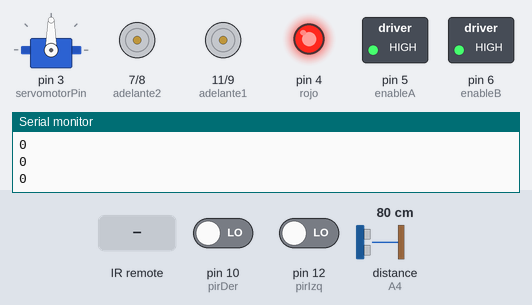
The sketch below on a simulated Arduino Uno, built with avr-gcc and run on an emulated ATmega328P. Parts: servo, motor-driver pin pairs drawn as motors (green arrow = first pin HIGH = forward, orange = second pin HIGH = backward, longer = more drive), switched loads named in the sketch (green lamp = pin HIGH), output pins drawn as LEDs (lit = HIGH), the last lines printed to the serial monitor. The inputs (shaded band) are chosen by the test bench; at power-on: distance to the obstacle (sensor on A4) 80 cm, pin 12 (pirIzq) LOW, pin 10 (pirDer) LOW. The echo pulse lasts 58.3 µs per cm; pins used as bus, display or sensor lines are not drawn.

Above: at 3.2 s.
3.3 s: infrared code 0xBA45FF00 received
At 4.5 s:
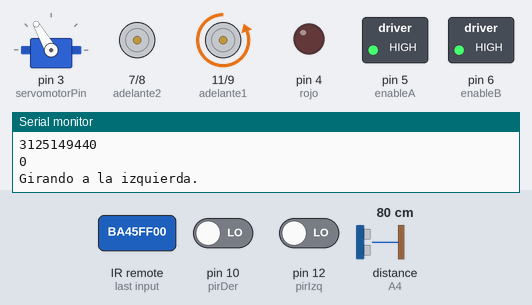
4.8 s: distance to the obstacle (sensor on A4) set to 23 cm
6.3 s: distance to the obstacle (sensor on A4) set to 18 cm
At 7.5 s:
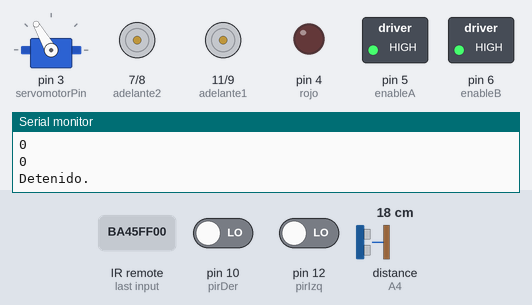
7.8 s: distance to the obstacle (sensor on A4) set to 35 cm
At 8.8 s:
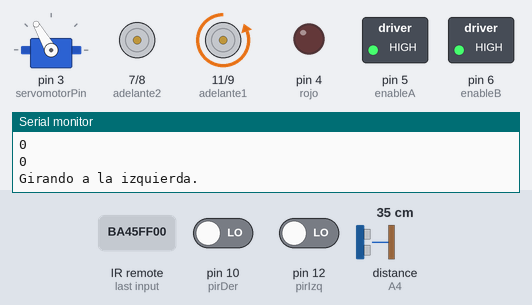
9.4 s: pin 12 (pirIzq) driven HIGH
At 10.4 s:
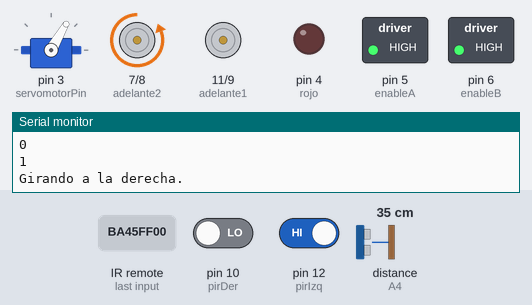
10.9 s: pin 10 (pirDer) driven HIGH
At 12.0 s:
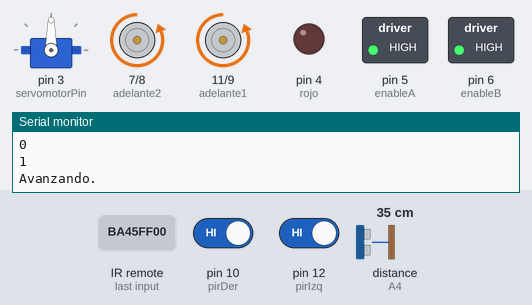
Timing chart, 0 to 13.4 s (numbered marks = the images above; inputs shaded):
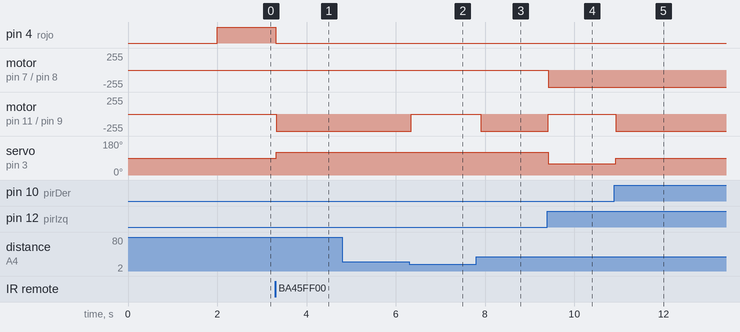

The sketch:

circuito_del_integrador1.ino
```cpp
#include <Servo.h>
#include <IRremote.h>

// Pines de los motores
int enableA = 5;
int enableB = 6;
int adelante1 = 11;
int atras1 = 9;
int adelante2 = 7;
int atras2 = 8;
// Pines del LED
int rojo = 4;
// Pines de los sensores y servo
int sensorIR = 2;  // Pin del receptor IR
int servomotorPin = 3;
int trig = A5;
int echo = A4;
int pirIzq = 12;  // PIR 1
int pirDer = 10;   // PIR 2
//codigo del control
unsigned long button = 0;    // Botón presionado
// Estado de los PIR
int pirState1 = LOW;
int pirState2 = LOW;
// Variables para el modo manual/automático
bool modoManual = true;
Servo servoPing;
// Umbral para el sensor PING
int umbralDistancia = 20;  // Distancia en cm

unsigned long readInfrared()
{
  unsigned long code = 0;
  // Check if we've received a new code
  if (IrReceiver.decode()) {
    // Get the infrared code
    code = IrReceiver.decodedIRData.decodedRawData;
    // Map it to a specific button on the remote
    Serial.println(code);
    button = code;
    // Enable receiving of the next value
    IrReceiver.resume();
  }
  return code;
}

void setup() {
  // Configurar los pines
  pinMode(adelante1, OUTPUT);
  pinMode(atras1, OUTPUT);
  pinMode(adelante2, OUTPUT);
  pinMode(atras2, OUTPUT);
  pinMode(enableA, OUTPUT);
  pinMode(enableB, OUTPUT);
  digitalWrite(enableA, HIGH);
  digitalWrite(enableB, HIGH);

  pinMode(rojo, OUTPUT);

  pinMode(trig, OUTPUT);
  pinMode(echo, INPUT);
  pinMode(pirIzq, INPUT);
  pinMode(pirDer, INPUT);


  servoPing.attach(servomotorPin);
  servoPing.write(90);  // Inicialmente el sensor mira hacia el frente

  Serial.begin(9600);
  IrReceiver.begin(sensorIR);

  // Esperar estabilización de los sensores PIR
  Serial.println("Esperando estabilización de los PIR...");
  delay(2000);
  Serial.println("Sistema listo.");
  digitalWrite(rojo, HIGH);
}

void loop() {
  button = readInfrared();
  delay(10);
  if(button == 3125149440){
    digitalWrite(rojo, LOW);
  }
  Serial.println(button);

  if (button == 3125149440){
    modoManual = !modoManual;
    if(modoManual){
      detener();
      servoPing.write(90);
    }
  }

  if (modoManual) {
      controlarModoManual(button);
  } else {
    modoAutomatico();
  }
}

void controlarModoManual(unsigned long codigo) {
  switch (codigo) {
    case 3208707840:  // Tecla "0" - Parar
      detener();
      break;
    case 3108437760:  // Tecla "1" - Avanzar
      avanzar();
      break;
    case 3927310080:  // Tecla "2" - Retroceder
      retroceder();
      break;
    case 3141861120:  // Tecla "3" - Girar a la izquierda
      girarIzquierda();
      break;
    case 3158572800:  // Tecla "4" - Girar a la derecha
      girarDerecha();
      break;
    default:
      //Serial.println("Tecla no asignada.");
      break;
  }
}

// Funciones para el modo automático
void modoAutomatico() {
  int pirVal1 = digitalRead(pirIzq);
  int pirVal2 = digitalRead(pirDer);
  Serial.println(pirVal1);

  long distancia = medirDistancia();

if (distancia < umbralDistancia) {
  detener();
  delay(300);
} else {
  if (pirVal1 == LOW) {
    girarIzquierda();
    servoPing.write(120);
    delay(1500);
  } else if (pirVal2 == LOW) {
    girarDerecha();
    servoPing.write(60);
    delay(1500);
  } else {
    avanzar();
    servoPing.write(90);
  }
 }
}


// Función para medir la distancia con el sensor PING
long medirDistancia() {
  digitalWrite(trig, LOW);
  delayMicroseconds(2);
  digitalWrite(trig, HIGH);
  delayMicroseconds(10);
  digitalWrite(trig, LOW);

  long duracion = pulseIn(echo, HIGH);
  long distancia = duracion * 0.034 / 2;
  return distancia;
}
// Funciones para controlar el movimiento del robot
void avanzar() {
  digitalWrite(adelante1, LOW);
  digitalWrite(atras1, HIGH);
  digitalWrite(adelante2, LOW);
  digitalWrite(atras2, HIGH);
  Serial.println("Avanzando.");
}
void retroceder() {
  digitalWrite(adelante1, HIGH);
  digitalWrite(atras1, LOW);
  digitalWrite(adelante2, HIGH);
  digitalWrite(atras2, LOW);
  Serial.println("Retrocediendo.");
}
void girarIzquierda() {
  digitalWrite(adelante1, LOW);
  digitalWrite(atras1, HIGH);
  digitalWrite(adelante2, LOW);
  digitalWrite(atras2, LOW);
  Serial.println("Girando a la izquierda.");
}
void girarDerecha() {
  digitalWrite(adelante1, LOW);
  digitalWrite(atras1, LOW);
  digitalWrite(adelante2, LOW);
  digitalWrite(atras2, HIGH);
  Serial.println("Girando a la derecha.");
}
void detener() {
  digitalWrite(adelante1, LOW);
  digitalWrite(atras1, LOW);
  digitalWrite(adelante2, LOW);
  digitalWrite(atras2, LOW);
  Serial.println("Detenido.");
}
void ledRGB(bool red){
  digitalWrite(rojo, red);
}
```

Measured:
- the behaviour switches between 21 and 20 cm on distance to the obstacle (sensor on A4) (found by bisection; images 1 and 2)
- after the input at 3.3 s, pin 4 (rojo): HIGH → LOW at once; motor on pin 11 (adelante1) / pin 9 (atras1): stopped → backward 255/255 at once; servo on pin 3 (servomotorPin): 90° → 120° at once
- after the input at 6.3 s, motor on pin 11 (adelante1) / pin 9 (atras1): backward 255/255 → stopped at once
- after the input at 7.8 s, motor on pin 11 (adelante1) / pin 9 (atras1): stopped → backward 255/255 after 0.10 s
- after the input at 9.4 s, motor on pin 7 (adelante2) / pin 8 (atras2): stopped → backward 255/255 at once; motor on pin 11 (adelante1) / pin 9 (atras1): backward 255/255 → stopped at once; servo on pin 3 (servomotorPin): 120° → 60° at once
- after the input at 10.9 s, motor on pin 11 (adelante1) / pin 9 (atras1): stopped → backward 255/255 at once; servo on pin 3 (servomotorPin): 60° → 90° at once
